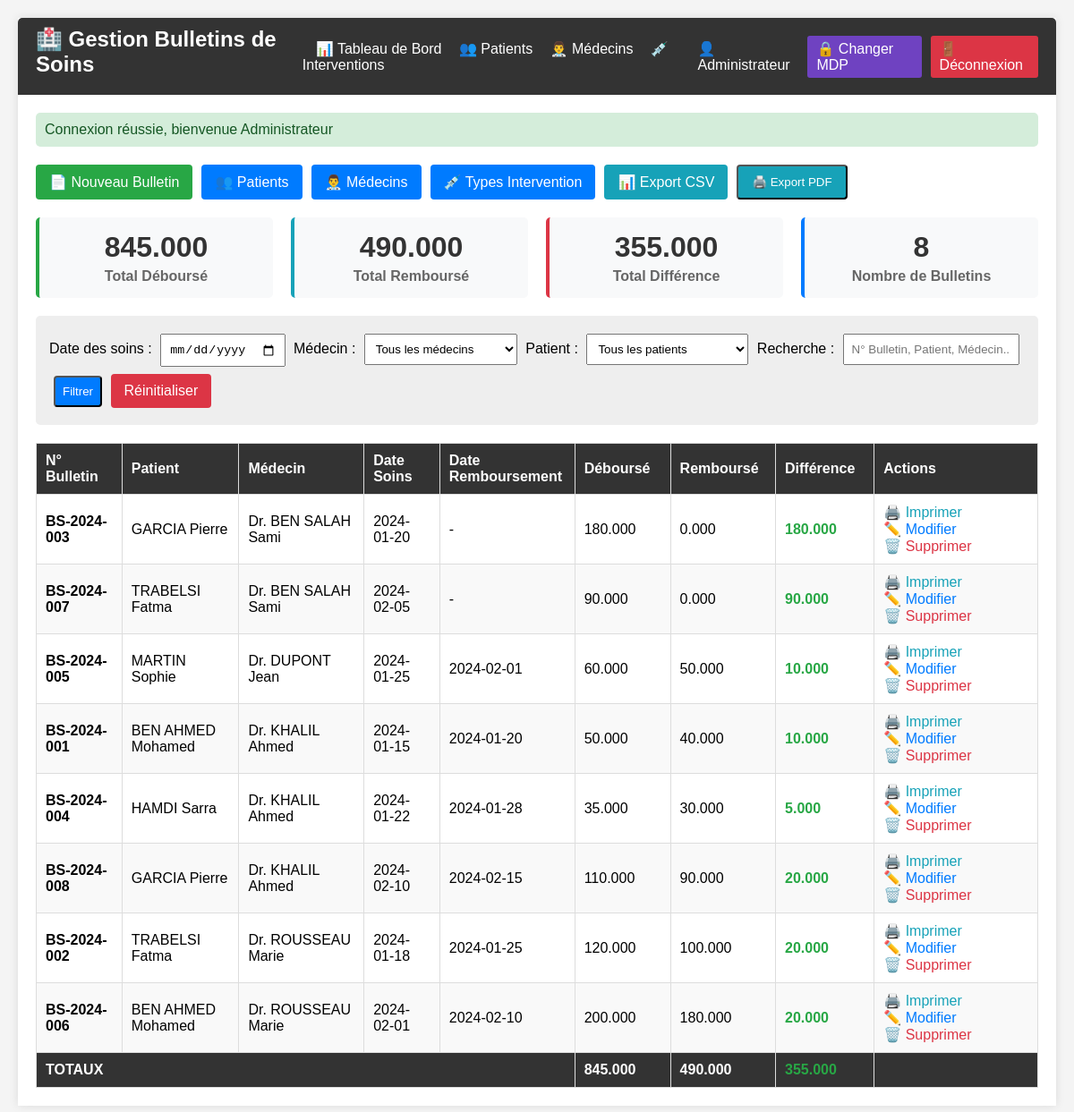
/index.php?controller=dashboard&action=index (signed in), run on the app's committed database.
### tables this page shows
CREATE TABLE IF NOT EXISTS slips (
    id INT AUTO_INCREMENT PRIMARY KEY,
    numero_bulletin VARCHAR(50) NOT NULL UNIQUE,
    patient_id INT NOT NULL,
    doctor_id INT NOT NULL,
    date_soins DATE NOT NULL,
    date_remboursement DATE,
    commentaire TEXT,
    total DECIMAL(10,3) DEFAULT 0.000,
    montant_debourse DECIMAL(10,3) DEFAULT 0.000,
    montant_rembourse DECIMAL(10,3) DEFAULT 0.000,
    created_at TIMESTAMP DEFAULT CURRENT_TIMESTAMP,
    FOREIGN KEY (patient_id) REFERENCES patients(id) ON DELETE CASCADE,
    FOREIGN KEY (doctor_id) REFERENCES doctors(id) ON DELETE CASCADE,
    INDEX idx_numero_bulletin (numero_bulletin),
    INDEX idx_patient_id (patient_id),
    INDEX idx_doctor_id (doctor_id),
    INDEX idx_date_soins (date_soins),
    INDEX idx_date_remboursement (date_remboursement)
);

CREATE TABLE IF NOT EXISTS patients (
    id INT AUTO_INCREMENT PRIMARY KEY,
    nom VARCHAR(100) NOT NULL,
    date_naissance DATE NOT NULL,
    created_at TIMESTAMP DEFAULT CURRENT_TIMESTAMP,
    INDEX idx_nom (nom),
    INDEX idx_date_naissance (date_naissance)
);

CREATE TABLE IF NOT EXISTS doctors (
    id INT AUTO_INCREMENT PRIMARY KEY,
    nom VARCHAR(100) NOT NULL,
    specialite VARCHAR(100) NOT NULL,
    adresse TEXT,
    telephone VARCHAR(20),
    email VARCHAR(100),
    created_at TIMESTAMP DEFAULT CURRENT_TIMESTAMP,
    INDEX idx_nom (nom),
    INDEX idx_specialite (specialite)
);

### src/controllers/AuthController.php (called while the page is built, shortened)
<?php
class AuthController
{
    public static function check(): bool
    {
        return isset($_SESSION['user_id']);
    }
}

### src/config/Database.php (called while the page is built, shortened)
<?php
class Database
{
    private static ?PDO $instance = null;
    public static function getInstance(): PDO
    {
        if (self::$instance === null) {
            try {
                $dsn = "mysql:host=" . self::HOST . ";dbname=" . self::DB_NAME . ";charset=utf8mb4";
                self::$instance = new PDO($dsn, self::USER, self::PASS, [
                    PDO::ATTR_ERRMODE => PDO::ERRMODE_EXCEPTION,
                    PDO::ATTR_DEFAULT_FETCH_MODE => PDO::FETCH_ASSOC,
                    PDO::ATTR_EMULATE_PREPARES => false
                ]);
            } catch (PDOException $e) {
                die("Erreur de connexion : " . $e->getMessage());
            }
        }
        return self::$instance;
    }
}

### src/controllers/DashboardController.php (called while the page is built, shortened)
<?php
class DashboardController
{
    private Slip $slipModel;
    public function __construct()
    {
        $this->slipModel = new Slip();
    }
    public function index(): void
    {
        $date = $_GET['date'] ?? null;
        $doctor_id = isset($_GET['doctor_id']) && $_GET['doctor_id'] !== '' ? (int)$_GET['doctor_id'] : null;
        $patient_id = isset($_GET['patient_id']) && $_GET['patient_id'] !== '' ? (int)$_GET['patient_id'] : null;
        $search = $_GET['search'] ?? null;
        $slips = $this->slipModel->getAllFiltered($date, $doctor_id, $patient_id, $search);
        include __DIR__ . '/../views/DashboardView.php';
    }
}

### src/models/Slip.php (called while the page is built, shortened)
<?php
class Slip
{
    private PDO $db;
    public function __construct()
    {
        $this->db = Database::getInstance();
    }
    public function getAllFiltered(?string $date, ?int $doctor_id, ?int $patient_id, ?string $search): array
    {
        $sql = "SELECT s.*, p.nom as patient_nom, d.nom as doctor_nom
                FROM slips s
                JOIN patients p ON s.patient_id = p.id
                JOIN doctors d ON s.doctor_id = d.id
                WHERE 1=1";
        $params = [];
        $sql .= " ORDER BY s.created_at DESC";
        $stmt = $this->db->prepare($sql);
        $stmt->execute($params);
        return $stmt->fetchAll();
    }
}

### src/views/DashboardView.php (the view, shortened to what this page needs)
<!DOCTYPE html>
<html lang="fr">
<head>
</head>
<body>
    <div class="container">
        <div class="top-nav no-print">
            <h1>🏥 Gestion Bulletins de Soins</h1>
            <div class="nav-links">
                <a href="index.php?controller=dashboard&action=index">📊 Tableau de Bord</a>
                <a href="index.php?controller=patient&action=index">👥 Patients</a>
                <a href="index.php?controller=doctor&action=index">👨‍⚕️ Médecins</a>
                <a href="index.php?controller=intervention&action=index">💉 Interventions</a>
            </div>
            <div class="user-menu">
                <span style="color: #fff; margin-right: 15px;">👤 <?= htmlspecialchars($_SESSION['nom_complet'] ?? $_SESSION['username'] ?? 'Utilisateur') ?></span>
                <a href="index.php?controller=auth&action=changePassword" style="background: #6f42c1; padding: 5px 10px; border-radius: 3px; color: #fff; margin-right: 10px; text-decoration: none;">🔒 Changer MDP</a>
                <a href="index.php?controller=auth&action=logout" style="background: #dc3545; padding: 5px 10px; border-radius: 3px; color: #fff; text-decoration: none;">🚪 Déconnexion</a>
            </div>
        </div>
        <?php if (isset($_SESSION['success'])): ?>
            <div class="success"><?= htmlspecialchars($_SESSION['success']) ?></div>
        <?php endif; ?>
        <div class="shortcuts no-print">
            <a href="index.php?controller=slip&action=create" class="btn">📄 Nouveau Bulletin</a>
            <a href="index.php?controller=patient&action=index" class="btn btn-blue">👥 Patients</a>
            <a href="index.php?controller=doctor&action=index" class="btn btn-blue">👨‍⚕️ Médecins</a>
            <a href="index.php?controller=intervention&action=index" class="btn btn-blue">💉 Types Intervention</a>
            <a href="index.php?controller=dashboard&action=exportCsv&<?= http_build_query($_GET) ?>" class="btn btn-export">📊 Export CSV</a>
            <button onclick="window.print()" class="btn btn-export">🖨️ Export PDF</button>
        </div>
        <div class="stats no-print">
            <?php
            $total_debourse = array_sum(array_column($slips ?? [], 'montant_debourse'));
            $total_rembourse = array_sum(array_column($slips ?? [], 'montant_rembourse'));
            $total_difference = $total_debourse - $total_rembourse;
            ?>
            <div class="stat-box debourser">
                <h3><?= number_format($total_debourse, 3, '.', ' ') ?></h3>
                <p>Total Déboursé</p>
            </div>
            <div class="stat-box rembourse">
                <h3><?= number_format($total_rembourse, 3, '.', ' ') ?></h3>
                <p>Total Remboursé</p>
            </div>
            <div class="stat-box difference">
                <h3 class="<?= $total_difference >= 0 ? 'positive' : 'negative' ?>">
                    <?= number_format($total_difference, 3, '.', ' ') ?>
                </h3>
                <p>Total Différence</p>
            </div>
            <div class="stat-box">
                <h3><?= count($slips ?? []) ?></h3>
                <p>Nombre de Bulletins</p>
            </div>
        </div>
        <div class="filters no-print">
            <form method="get">
                <label>Date des soins :</label>
                <input type="date" name="date" value="<?= htmlspecialchars($date ?? '') ?>">
                <label>Médecin :</label>
                <select name="doctor_id">
                    <option value="">Tous les médecins</option>
                </select>
                <label>Patient :</label>
                <select name="patient_id">
                    <option value="">Tous les patients</option>
                </select>
                <label>Recherche :</label>
                <input type="text" name="search" value="<?= htmlspecialchars($search ?? '') ?>" placeholder="N° Bulletin, Patient, Médecin...">
                <button type="submit" class="btn btn-blue">Filtrer</button>
                <a href="index.php?controller=dashboard&action=index" class="btn btn-danger">Réinitialiser</a>
            </form>
        </div>
        <table id="dataTable">
            <thead>
                <tr>
                    <th style="width: 120px;" onclick="sortTable(0)">N° Bulletin</th>
                    <th style="width: 200px;" onclick="sortTable(1)">Patient</th>
                    <th style="width: 200px;" onclick="sortTable(2)">Médecin</th>
                    <th style="width: 120px;" onclick="sortTable(3)">Date Soins</th>
                    <th style="width: 140px;" onclick="sortTable(4)">Date Remboursement</th>
                    <th style="width: 120px;" onclick="sortTable(5)">Déboursé</th>
                    <th style="width: 120px;" onclick="sortTable(6)">Remboursé</th>
                    <th style="width: 120px;" onclick="sortTable(7)">Différence</th>
                    <th class="actions no-print" style="width: 380px;">Actions</th>
                </tr>
            </thead>
            <tbody>
                <?php if (!empty($slips)): ?>
                    <?php foreach ($slips as $s): ?>
                    <?php
                    $difference = (float)$s['montant_debourse'] - (float)$s['montant_rembourse'];
                    $diff_class = $difference > 0 ? 'positive' : ($difference < 0 ? 'negative' : 'zero');
                    ?>
                    <tr>
                        <td><strong><?= htmlspecialchars($s['numero_bulletin']) ?></strong></td>
                        <td><?= htmlspecialchars($s['patient_nom']) ?></td>
                        <td><?= htmlspecialchars($s['doctor_nom']) ?></td>
                        <td><?= $s['date_soins'] ?></td>
                        <td><?= $s['date_remboursement'] ?? '-' ?></td>
                        <td><?= number_format((float)$s['montant_debourse'], 3, '.', ' ') ?></td>
                        <td><?= number_format((float)$s['montant_rembourse'], 3, '.', ' ') ?></td>
                        <td class="<?= $diff_class ?>"><?= number_format($difference, 3, '.', ' ') ?></td>
                        <td class="actions no-print">
                            <a href="index.php?controller=slip&action=print&id=<?= $s['id'] ?>" target="_blank" class="action-print">🖨️ Imprimer</a>
                            <a href="index.php?controller=slip&action=edit&id=<?= $s['id'] ?>" class="action-edit">✏️ Modifier</a>
                            <a href="index.php?controller=slip&action=delete&id=<?= $s['id'] ?>" class="action-delete" onclick="return confirm('Êtes-vous sûr de vouloir supprimer ce bulletin ?')">🗑️ Supprimer</a>
                        </td>
                    </tr>
                    <?php endforeach; ?>
                <?php endif; ?>
            </tbody>
            <?php if (!empty($slips)): ?>
            <tfoot>
                <tr style="background: #333; color: #fff; font-weight: bold;">
                    <td colspan="5">TOTAUX</td>
                    <td><?= number_format($total_debourse, 3, '.', ' ') ?></td>
                    <td><?= number_format($total_rembourse, 3, '.', ' ') ?></td>
                    <td class="<?= $total_difference >= 0 ? 'positive' : 'negative' ?>"><?= number_format($total_difference, 3, '.', ' ') ?></td>
                    <td class="no-print"></td>
                </tr>
            </tfoot>
            <?php endif; ?>
        </table>
    </div>
</body>
</html>

### src/index.php (shortened to what this page needs)
<?php
spl_autoload_register(function ($class) {
    $prefix = 'App\\';
    $base_dir = APP_ROOT . '/';
    $len = strlen($prefix);
    $relative_class = substr($class, $len);
    $parts = explode('\\', $relative_class);
    $directory = strtolower($parts[0]);
    $filename = $parts[1];
    $file = $base_dir . $directory . '/' . $filename . '.php';
});
$controller_name = $_GET['controller'] ?? 'auth';
$action_name = $_GET['action'] ?? 'login';
$controller_class = 'App\\Controllers\\' . ucfirst($controller_name) . 'Controller';
if (class_exists($controller_class)) {
    $controller = new $controller_class();
    if (method_exists($controller, $action_name)) {
        $controller->$action_name();
    } else {
        http_response_code(404);
        echo "Action non trouvée: " . htmlspecialchars($action_name);
    }
} else {
    http_response_code(404);
    echo "Contrôleur non trouvé: " . htmlspecialchars($controller_class);
}

### src/views/DashboardView.php (style rules this page uses)
body { font-family: Arial, sans-serif; margin: 20px; background: #f4f4f4; }
.container { max-width: 1400px; margin: 0 auto; background: #fff; padding: 20px; box-shadow: 0 0 10px rgba(0,0,0,0.1); }
h1 { color: #333; border-bottom: 2px solid #007bff; padding-bottom: 10px; }
.filters { margin-bottom: 20px; padding: 15px; background: #eee; border-radius: 5px; }
.filters input, .filters select, .filters button { margin: 5px; padding: 8px; }
table { width: 100%; border-collapse: collapse; margin-top: 20px; }
th, td { border: 1px solid #ddd; padding: 10px; text-align: left; }
th { background: #333; color: #fff; cursor: pointer; }
tr:nth-child(even) { background: #f9f9f9; }
.actions a { margin-right: 10px; text-decoration: none; display: inline-block; }
.shortcuts { margin-bottom: 20px; display: flex; flex-wrap: wrap; gap: 10px; }
.btn { padding: 10px 15px; background: #28a745; color: #fff; text-decoration: none; border-radius: 4px; display: inline-block; }
.btn-blue { background: #007bff; }
.btn-export { background: #17a2b8; }
.btn-danger { background: #dc3545; }
.stats { margin-bottom: 20px; display: flex; gap: 20px; flex-wrap: wrap; }
.stat-box { background: #f8f9fa; padding: 15px; border-radius: 5px; flex: 1; min-width: 200px; text-align: center; border-left: 4px solid #007bff; }
.stat-box.debourser { border-left-color: #28a745; }
.stat-box.rembourse { border-left-color: #17a2b8; }
.stat-box.difference { border-left-color: #dc3545; }
.stat-box h3 { margin: 0; color: #333; font-size: 2em; }
.stat-box p { margin: 5px 0 0 0; color: #666; font-weight: bold; }
.success { background: #d4edda; color: #155724; padding: 10px; border-radius: 5px; margin-bottom: 20px; }
.positive { color: #28a745; font-weight: bold; }
.top-nav { background: #333; padding: 10px 20px; margin: -20px -20px 20px -20px; border-radius: 5px 5px 0 0; display: flex; justify-content: space-between; align-items: center; }
.top-nav h1 { color: #fff; border: none; margin: 0; font-size: 1.5em; }
.top-nav .nav-links a { color: #fff; text-decoration: none; margin-left: 15px; }
.user-menu { display: flex; align-items: center; margin-left: auto; }
.user-menu a { transition: opacity 0.3s; }
.action-print { color: #17a2b8; font-weight: 500; }
.action-edit { color: #007bff; font-weight: 500; }
.action-delete { color: #dc3545; font-weight: 500; }

### data on the page
slips: numero_bulletin "BS-2024-003", patient.nom "GARCIA Pierre", doctor.nom "Dr. BEN SALAH Sami", date_soins "2024-01-20", date_remboursement "-", montant_debourse "180.000", montant_rembourse "0.000"
slips: numero_bulletin "BS-2024-007", patient.nom "TRABELSI Fatma", doctor.nom "Dr. BEN SALAH Sami", date_soins "2024-02-05", date_remboursement "-", montant_debourse "90.000", montant_rembourse "0.000"
slips: numero_bulletin "BS-2024-005", patient.nom "MARTIN Sophie", doctor.nom "Dr. DUPONT Jean", date_soins "2024-01-25", date_remboursement "2024-02-01", montant_debourse "60.000", montant_rembourse "50.000", difference "10.000"
slips: numero_bulletin "BS-2024-001", patient.nom "BEN AHMED Mohamed", doctor.nom "Dr. KHALIL Ahmed", date_soins "2024-01-15", date_remboursement "2024-01-20", montant_debourse "50.000", montant_rembourse "40.000", difference "10.000"
slips: numero_bulletin "BS-2024-004", patient.nom "HAMDI Sarra", doctor.nom "Dr. KHALIL Ahmed", date_soins "2024-01-22", date_remboursement "2024-01-28", montant_debourse "35.000", montant_rembourse "30.000", difference "5.000"
slips: numero_bulletin "BS-2024-008", patient.nom "GARCIA Pierre", doctor.nom "Dr. KHALIL Ahmed", date_soins "2024-02-10", date_remboursement "2024-02-15", montant_debourse "110.000", montant_rembourse "90.000", difference "20.000"
slips: numero_bulletin "BS-2024-002", patient.nom "TRABELSI Fatma", doctor.nom "Dr. ROUSSEAU Marie", date_soins "2024-01-18", date_remboursement "2024-01-25", montant_debourse "120.000", montant_rembourse "100.000", difference "20.000"
slips: numero_bulletin "BS-2024-006", patient.nom "BEN AHMED Mohamed", doctor.nom "Dr. ROUSSEAU Marie", date_soins "2024-02-01", date_remboursement "2024-02-10", montant_debourse "200.000", montant_rembourse "180.000", difference "20.000"

### other printed values
$_SESSION['nom_complet'] "Administrateur"
$_SESSION['success'] "Connexion réussie, bienvenue Administrateur"
$total_debourse "845.000"
$total_rembourse "490.000"
$total_difference "355.000"
count($slips ?? []) "8"
